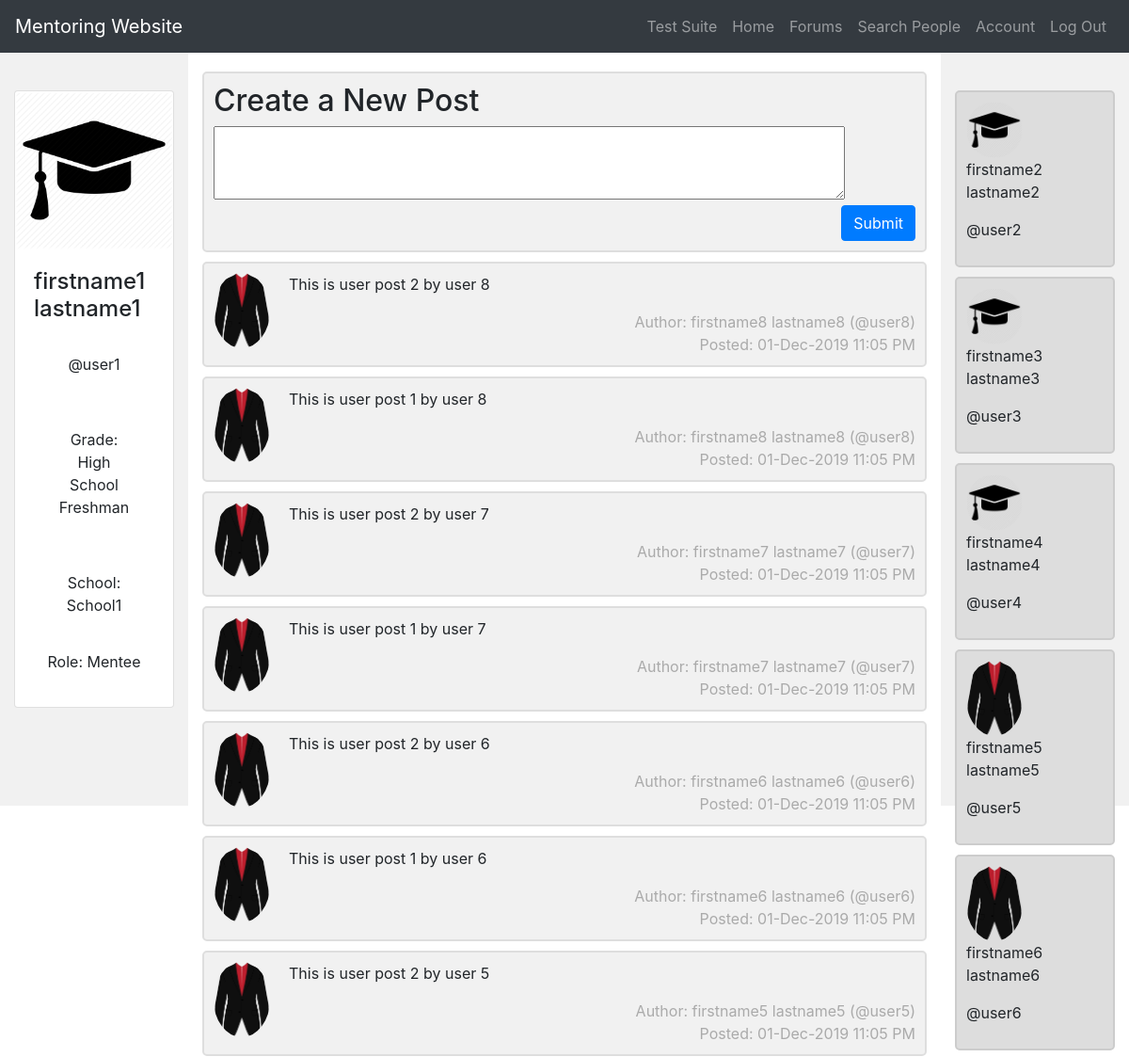
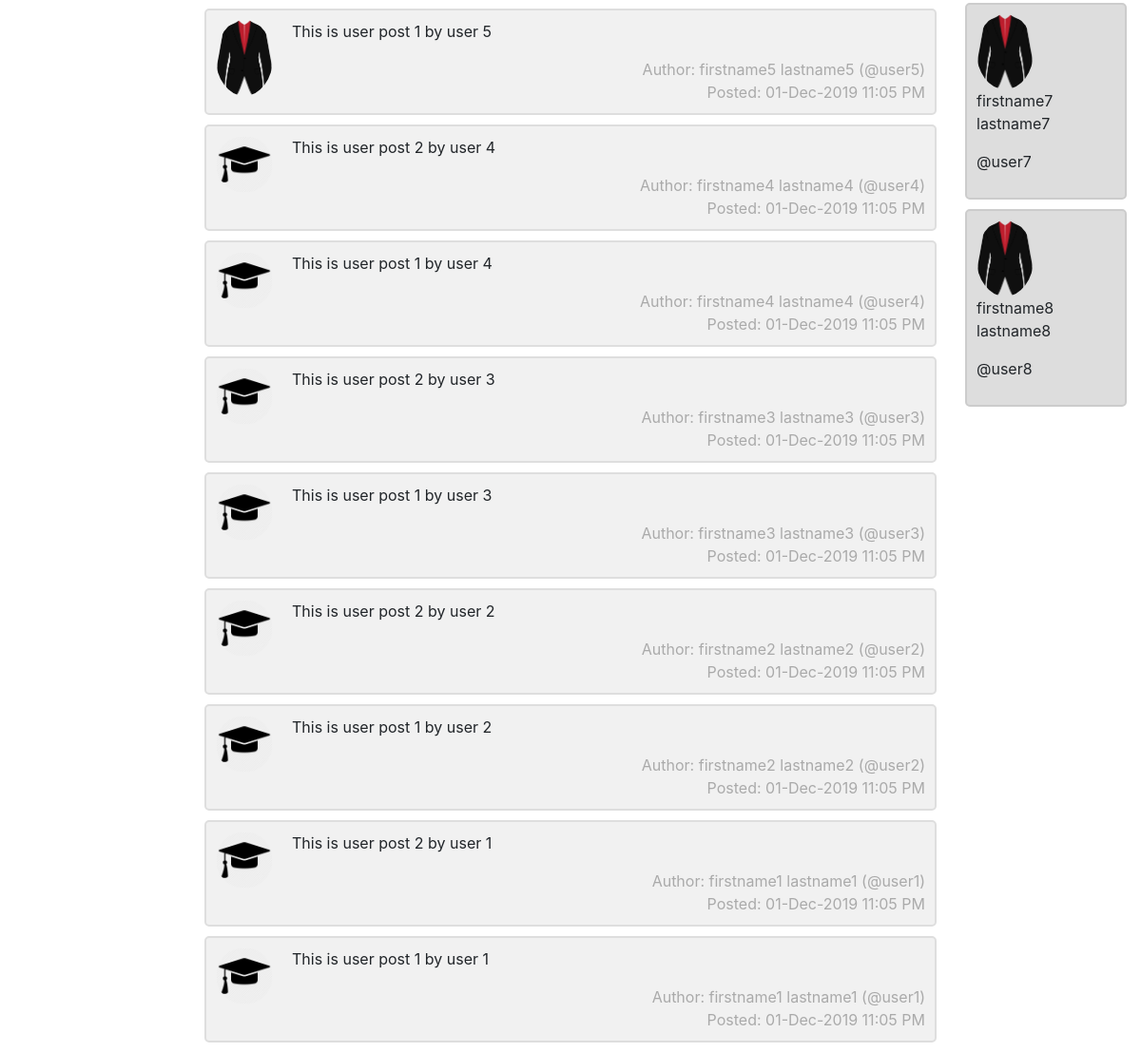
The app's page /home (signed in), older data (2 pictures, top to bottom).
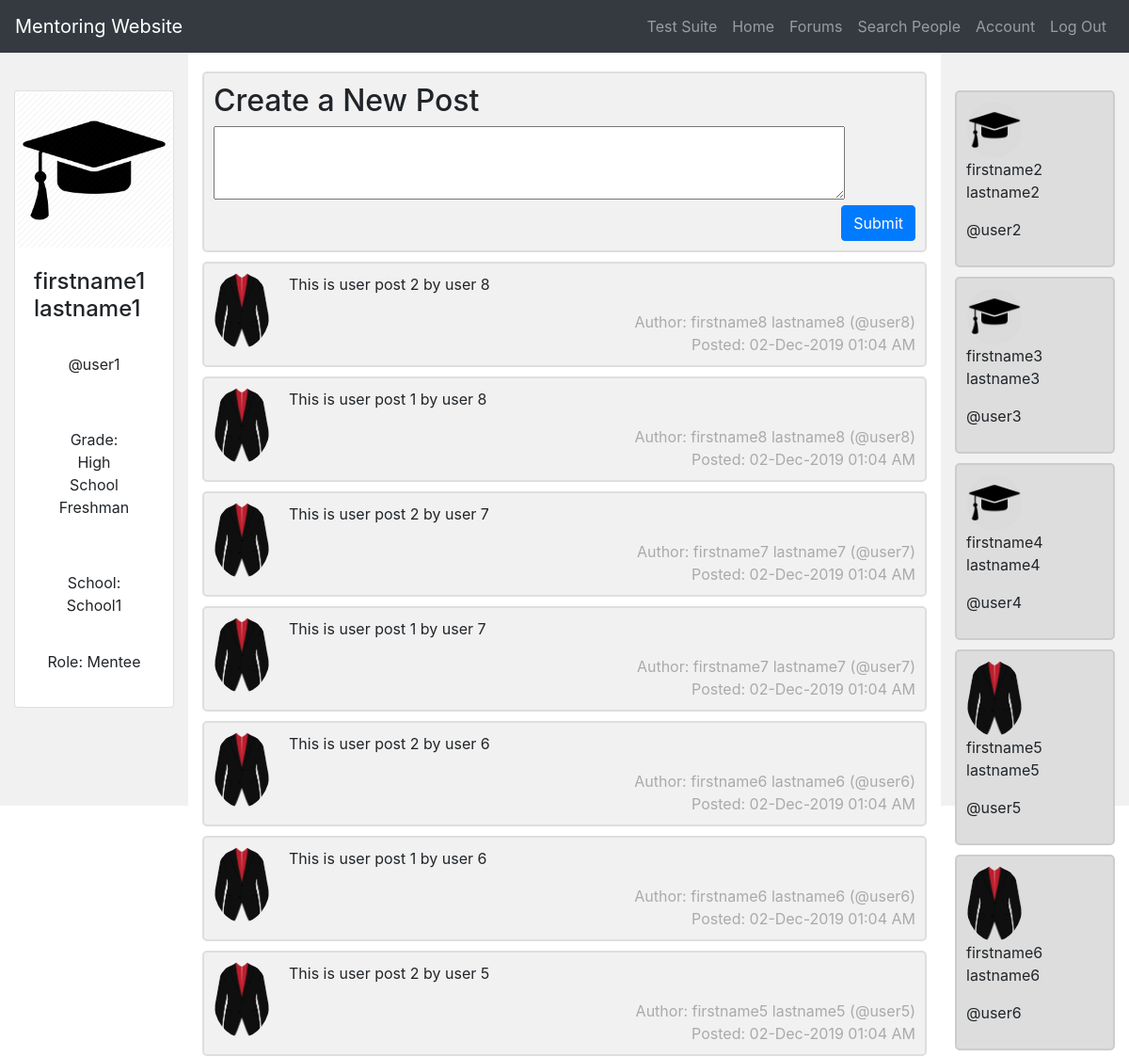
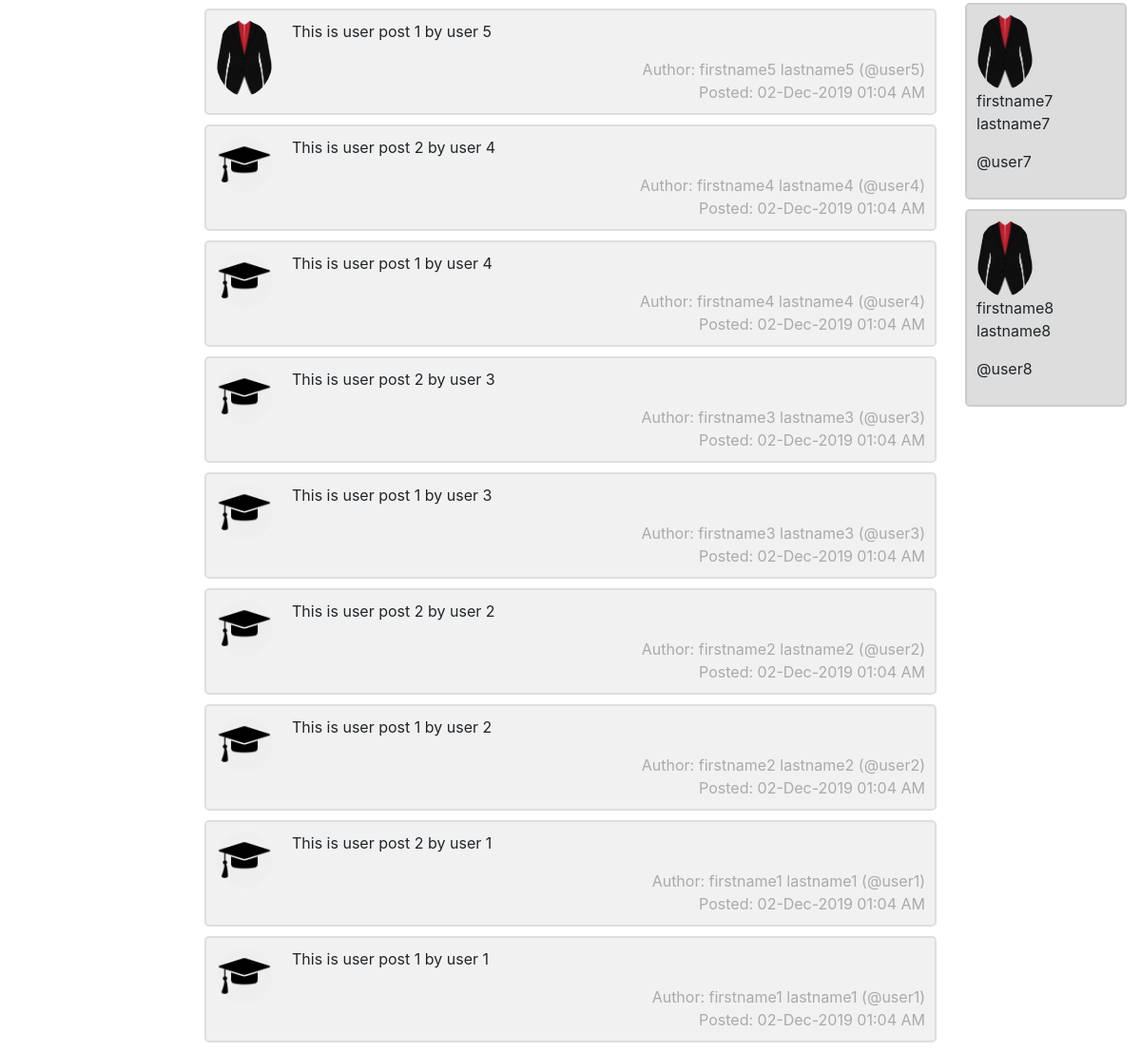
The same page, newer data (2 pictures, top to bottom).
### db_models.py (models this page shows, shortened)
class UserPost(db.Model):
    __tablename__ = 'UserPosts'
    id = db.Column(db.Integer, primary_key=True, nullable=False)
    author_username = db.Column(db.String(64), db.ForeignKey('Users.username'), nullable=False)
    content = db.Column(db.Text(), nullable=False)
    post_time = db.Column(db.DateTime, index=True, default=datetime.utcnow, nullable=False)

### main.py (the view)
@app.route('/home', methods=['GET', 'POST'])
def home():
    form = PostForm()
    if form.validate_on_submit():
        content = form.content.data
        post = add_user_post(current_user.username, content)
        return redirect('/home')
    return render_template('homepage.html', form=form)

### forms.py
class PostForm(FlaskForm):
    content = StringField('Create a New Post', widget=TextArea(), validators=[DataRequired()])
    submit = SubmitField('Make Post')

### db_models.py (called while the page is built)
@login_manager.user_loader
def load_user(user_id):
    if user_id is not None:
        return User.query.get(user_id)
    return None

### funcs.py (called while the page is built)
def grade_level_string(grLvlCode):
    for lvl in GRADE_LEVELS:
        code, string = lvl
        if grLvlCode == code:
            return string
    return None

def is_mentee(u):
    return u.grade not in MENTOR_GRADES

def sorted_reverse_id_order(l):
    return sorted(l, key=lambda p: p.id, reverse=True)

def get_following(user):
    follows = list(Follow.query.filter_by(follower_username = user.username))
    following_usernames = list(map(lambda f: f.following_username, follows))
    following_users = map(lambda u: User.query.get(u), following_usernames)
    return list(following_users)

def get_general_feed(user):
    following_unames = list(map(lambda u: u.username, get_following(user)))
    return sorted_reverse_id_order(list(filter(lambda post: (post.author_username in following_unames) or (post.author_username == user.username), list(UserPost.query.all()))))

### templates/homepage.html (shortened to what this page needs)
{% extends "base.html" %}
{% block page_content %}
<div class="container-fluid">
  <div class="row">
    <div class="col-sm-2 sidebar">
      <div class= "mar-top">
      <div class="card">
        <img class="card-img-top" src="{{ url_for('static', filename='mentee.jpg' if is_mentee(current_user) else 'mentor.jpg') }}" alt="Card Image" style="width:100%">
        <div class="card-body">
          <h4 class="card-title"> {{ current_user.first_name }} {{ current_user.last_name }} </h4>
          <p class="card-body" align='center'>@{{ current_user.username }}</p>
          <p class="card-body" align='center'>Grade: {{ grade_level_string(current_user.grade) }}</p>
          <p class="card-body" align='center'>School: {{ current_user.school }}</p>
          <p class="card=body" align='center'>Role: {{ "Mentee" if is_mentee(current_user) else "Mentor" }} </p>
        </div>
      </div>
      </div>
    </div>
    <div class="col-sm-8">
      <div class= "mar-top">
        {% block content %}
        <form action="" method="post" novalidate>
          <div class="chat">
            <h2>Create a New Post</h2>
            {{ form.content( id="ta", cols="90", rows="3") }}<br>
            <span class="time-right">
              {{ form.submit(value = "Submit", class="btn btn-primary") }}
            </span>
          </div>
        </form>
        {% endblock %}
        {% for userpost in get_general_feed(current_user) %}
        {% with u = get_user_by_username(userpost.author_username) %}
        <div class="chat">
          <img src="{{ url_for('static', filename='mentee.jpg' if is_mentee(u) else 'mentor.jpg') }}" alt="Avatar">
          <p>{{ userpost.content }}</p>
          <span class="time-right">Author: {{ u.first_name}} {{ u.last_name }} (@{{ u.username }})</span><br>
          <span class="time-right">Posted: {{ date_to_string(userpost.post_time) }}</span>
        </div>
        {% endwith %}
        {% endfor %}
      </div>
    </div>
    <div class="col sidebar">
      <div class= "mar-top">
        {% for friend in get_following(current_user) %}
        <div class="chat dark">
          <img src="{{ url_for('static', filename='mentee.jpg' if is_mentee(friend) else 'mentor.jpg') }}" alt="Avatar">
          <p>{{ friend.first_name }} {{ friend.last_name }}</p>
          <p>@{{ friend.username }}</p>
        </div>
        {% endfor %}
      </div>
    </div>
  </div>
</div>
{% endblock %}

Row changes from the older to the newer data that the page shows:
changed UserPost "This is user post 2 by user 8": post_time "01-Dec-2019 11:05 PM" → "02-Dec-2019 01:04 AM"
changed UserPost "This is user post 1 by user 8": post_time "01-Dec-2019 11:05 PM" → "02-Dec-2019 01:04 AM"
changed UserPost "This is user post 2 by user 7": post_time "01-Dec-2019 11:05 PM" → "02-Dec-2019 01:04 AM"
changed UserPost "This is user post 1 by user 7": post_time "01-Dec-2019 11:05 PM" → "02-Dec-2019 01:04 AM"
changed UserPost "This is user post 2 by user 6": post_time "01-Dec-2019 11:05 PM" → "02-Dec-2019 01:04 AM"
changed UserPost "This is user post 1 by user 6": post_time "01-Dec-2019 11:05 PM" → "02-Dec-2019 01:04 AM"
changed UserPost "This is user post 2 by user 5": post_time "01-Dec-2019 11:05 PM" → "02-Dec-2019 01:04 AM"
changed UserPost "This is user post 1 by user 5": post_time "01-Dec-2019 11:05 PM" → "02-Dec-2019 01:04 AM"
changed UserPost "This is user post 2 by user 4": post_time "01-Dec-2019 11:05 PM" → "02-Dec-2019 01:04 AM"
changed UserPost "This is user post 1 by user 4": post_time "01-Dec-2019 11:05 PM" → "02-Dec-2019 01:04 AM"
changed UserPost "This is user post 2 by user 3": post_time "01-Dec-2019 11:05 PM" → "02-Dec-2019 01:04 AM"
changed UserPost "This is user post 1 by user 3": post_time "01-Dec-2019 11:05 PM" → "02-Dec-2019 01:04 AM"
changed UserPost "This is user post 2 by user 2": post_time "01-Dec-2019 11:05 PM" → "02-Dec-2019 01:04 AM"
changed UserPost "This is user post 1 by user 2": post_time "01-Dec-2019 11:05 PM" → "02-Dec-2019 01:04 AM"
changed UserPost "This is user post 2 by user 1": post_time "01-Dec-2019 11:05 PM" → "02-Dec-2019 01:04 AM"
changed UserPost "This is user post 1 by user 1": post_time "01-Dec-2019 11:05 PM" → "02-Dec-2019 01:04 AM"
